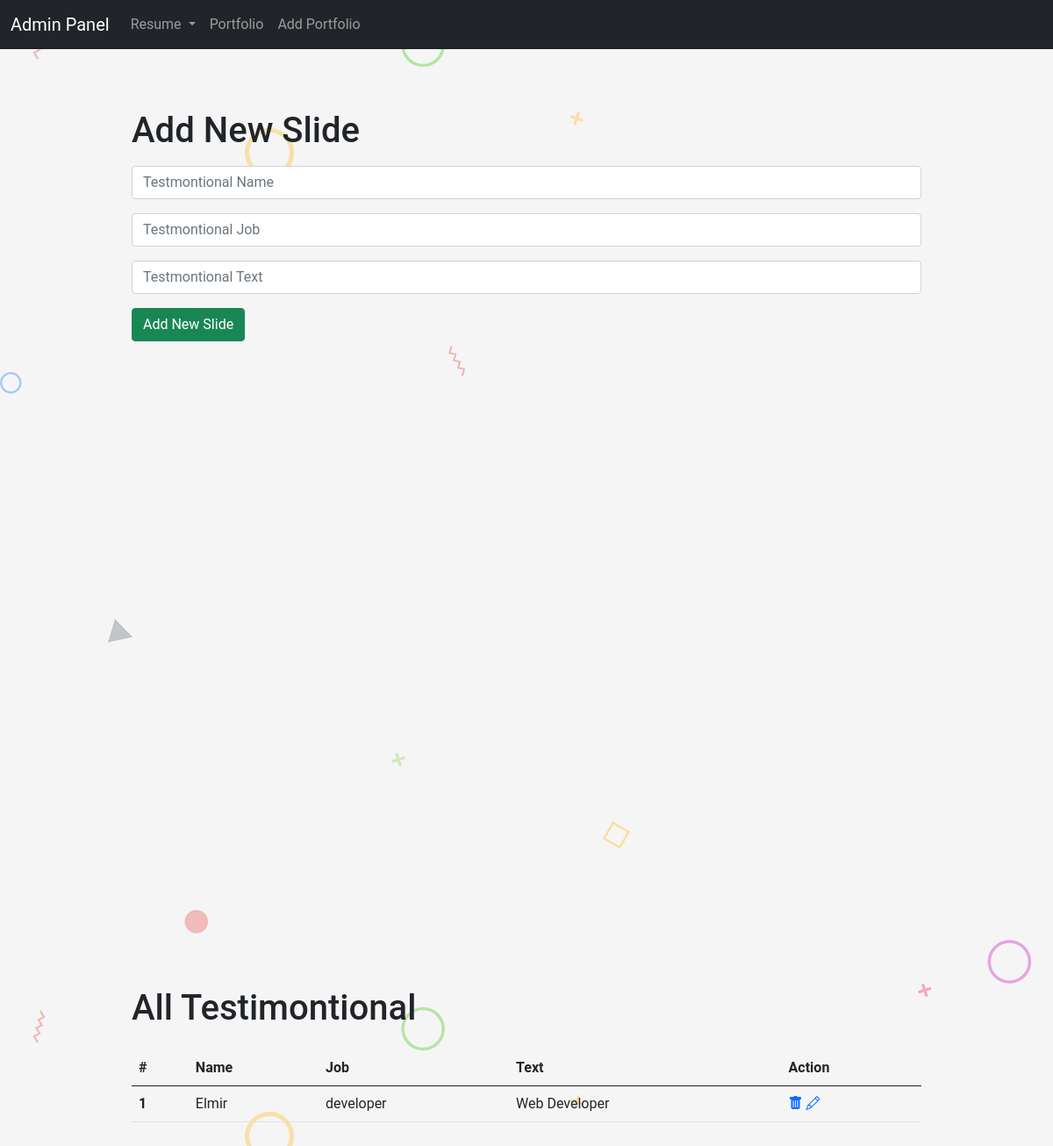
The app's page /admin/myslide with its own data.
### app.py (models this page shows)
class Slides(db.Model):
    id=db.Column(db.Integer,primary_key=True)
    name=db.Column(db.String(20))
    img=db.Column(db.String(120))
    job=db.Column(db.String(20))
    text=db.Column(db.String(50))

### app.py (the view)
@app.route("/admin/myslide")
def slider():
    slides=Slides.query.all()
    return render_template("admin/slider.html", slides=slides)

### templates/admin/slider.html
{% extends "admin/base.html" %}
{% block page %}
<div class="container">
  <div class="row">
    <div class="col-12">
      <h1 class="my-3">Add New Slide</h1>
      <form action="/admin/addslide" action="/" method="POST" enctype="multipart/form-data">
        <div class="form-group my-3">
          <input type="text" class="form-control" name="name" placeholder="Testmontional Name">
        </div>
        <div class="form-group my-3">
          <input type="text"  class="form-control" name="job" placeholder="Testmontional Job">
        </div>
        <div class="form-group my-3">
          <input type="text"  class="form-control" name="text" placeholder="Testmontional Text">
        </div>
        <div class="form-group my-3">
          <input type=Submit  class="btn btn-success" name="Button" value="Add New Slide">
        </div>
      </form>
    </div>
  </div>
</div>
<section class="addslider">
  <div class="container">
    <div class="row">
      <div class="col-12">
        <h1 class="my-3">All Testimontional</h1>
        <table class="table mt-4">
          <thead>
            <tr>
              <th scope="col">#</th>
              <th scope="col">Name</th>
              <th scope="col">Job</th>
              <th scope="col">Text</th>
              <th scope="col">Action</th>
            </tr>
          </thead>
          <tbody>
            {% for slide in slides %}
            <tr>
              <th scope="row">{{slide.id}}</th>
              <td>{{slide.name}}</td>
              <td>{{slide.job}}</td>
              <td>{{slide.text}}</td>
              <td>
                <a href="/deleteslider/{{slide.id}}"><i class="bi bi-trash-fill"></i></a>
                <a href="/updateslider/{{slide.id}}"><i class="bi bi-pencil"></i></a>
              </td>
            </tr>
            {% endfor %}
          </tbody>
        </table>
      </div>
    </div>
  </div>
</section>
{% endblock %}

### static/app/css/style.css (style rules this page uses)
body { background-image: url(../img/bg.png) !important; background-color: #f5f5f5 !important; font-family: 'Roboto', sans-serif !important; }
.container { height: 1000px; padding-top: 53px; padding-left: 120px; padding-right: 120px; }

### records on screen
Slides: id "1", name "Elmir", job "developer", text "Web Developer"
